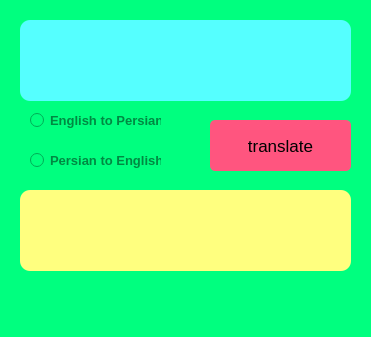
<?xml version="1.0" encoding="UTF-8"?>
<ui version="4.0">
 <class>MainWindow</class>
 <widget class="QMainWindow" name="MainWindow">
  <property name="geometry">
   <rect>
    <x>0</x>
    <y>0</y>
    <width>371</width>
    <height>337</height>
   </rect>
  </property>
  <property name="sizePolicy">
   <sizepolicy hsizetype="Fixed" vsizetype="Fixed">
    <horstretch>0</horstretch>
    <verstretch>0</verstretch>
   </sizepolicy>
  </property>
  <property name="windowTitle">
   <string>Translator</string>
  </property>
  <property name="styleSheet">
   <string notr="true">background-color: rgb(0, 255, 127);</string>
  </property>
  <widget class="QWidget" name="centralwidget">
   <widget class="QPushButton" name="translate">
    <property name="geometry">
     <rect>
      <x>210</x>
      <y>120</y>
      <width>141</width>
      <height>51</height>
     </rect>
    </property>
    <property name="font">
     <font>
      <pointsize>13</pointsize>
     </font>
    </property>
    <property name="styleSheet">
     <string notr="true">background-color: rgb(255, 85, 127);
border-top-right-radius: 5px;
border-top-left-radius: 5px;
border-bottom-right-radius: 5px;
border-bottom-left-radius: 5px;
</string>
    </property>
    <property name="text">
     <string>translate</string>
    </property>
   </widget>
   <widget class="QLineEdit" name="input">
    <property name="geometry">
     <rect>
      <x>20</x>
      <y>20</y>
      <width>331</width>
      <height>81</height>
     </rect>
    </property>
    <property name="font">
     <font>
      <pointsize>13</pointsize>
     </font>
    </property>
    <property name="styleSheet">
     <string notr="true">background-color: rgb(85, 255, 255);
border-top-right-radius: 10px;
border-top-left-radius: 10px;
border-bottom-right-radius: 10px;
border-bottom-left-radius: 10px;
</string>
    </property>
    <property name="inputMask">
     <string/>
    </property>
    <property name="text">
     <string/>
    </property>
    <property name="alignment">
     <set>Qt::AlignCenter</set>
    </property>
   </widget>
   <widget class="QLineEdit" name="output">
    <property name="geometry">
     <rect>
      <x>20</x>
      <y>190</y>
      <width>331</width>
      <height>81</height>
     </rect>
    </property>
    <property name="font">
     <font>
      <pointsize>13</pointsize>
     </font>
    </property>
    <property name="styleSheet">
     <string notr="true">background-color: rgb(255, 255, 127);
border-top-right-radius: 10px;
border-top-left-radius: 10px;
border-bottom-right-radius: 10px;
border-bottom-left-radius: 10px;
</string>
    </property>
    <property name="text">
     <string/>
    </property>
    <property name="alignment">
     <set>Qt::AlignCenter</set>
    </property>
   </widget>
   <widget class="QRadioButton" name="EtoP">
    <property name="geometry">
     <rect>
      <x>30</x>
      <y>110</y>
      <width>131</width>
      <height>20</height>
     </rect>
    </property>
    <property name="font">
     <font>
      <pointsize>10</pointsize>
      <bold>true</bold>
     </font>
    </property>
    <property name="styleSheet">
     <string notr="true">color: rgb(0, 136, 66);</string>
    </property>
    <property name="text">
     <string>English to Persian</string>
    </property>
   </widget>
   <widget class="QRadioButton" name="radioButton_2">
    <property name="geometry">
     <rect>
      <x>30</x>
      <y>150</y>
      <width>131</width>
      <height>20</height>
     </rect>
    </property>
    <property name="font">
     <font>
      <pointsize>10</pointsize>
      <bold>true</bold>
     </font>
    </property>
    <property name="styleSheet">
     <string notr="true">color: rgb(0, 136, 66);</string>
    </property>
    <property name="text">
     <string>Persian to English</string>
    </property>
   </widget>
  </widget>
  <widget class="QMenuBar" name="menubar">
   <property name="geometry">
    <rect>
     <x>0</x>
     <y>0</y>
     <width>371</width>
     <height>22</height>
    </rect>
   </property>
  </widget>
  <widget class="QStatusBar" name="statusbar"/>
 </widget>
 <resources/>
 <connections/>
</ui>
